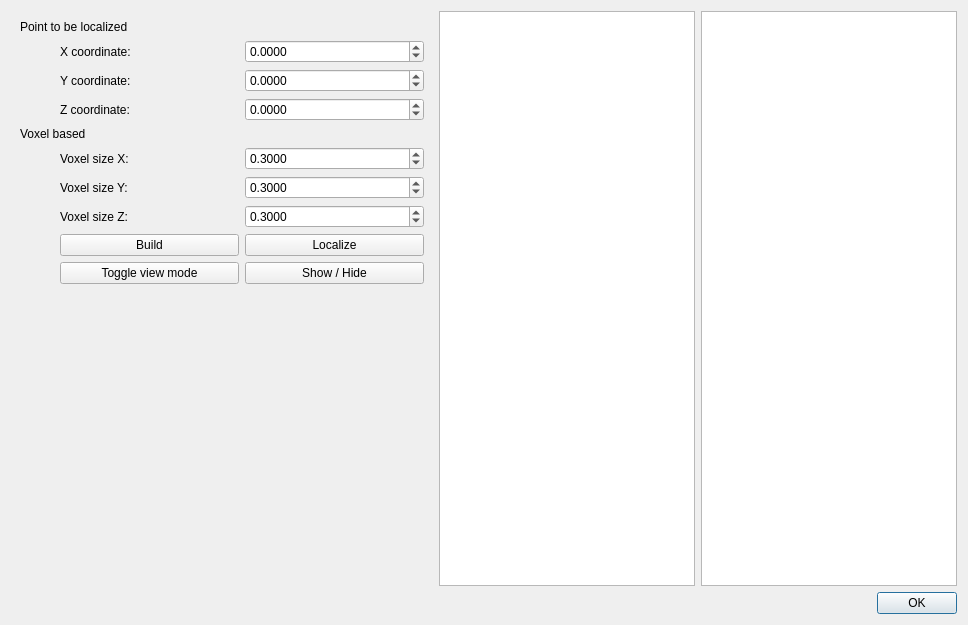
<?xml version="1.0" encoding="UTF-8"?>
<ui version="4.0">
 <class>LocalizeDialog</class>
 <widget class="QDialog" name="LocalizeDialog">
  <property name="geometry">
   <rect>
    <x>0</x>
    <y>0</y>
    <width>968</width>
    <height>625</height>
   </rect>
  </property>
  <property name="windowTitle">
   <string>Localize</string>
  </property>
  <layout class="QVBoxLayout" name="verticalLayout">
   <item>
    <layout class="QHBoxLayout" name="horizontalLayout">
     <item>
      <widget class="QWidget" name="widget" native="true">
       <property name="sizePolicy">
        <sizepolicy hsizetype="Expanding" vsizetype="Preferred">
         <horstretch>0</horstretch>
         <verstretch>0</verstretch>
        </sizepolicy>
       </property>
       <layout class="QVBoxLayout" name="verticalLayout_3">
        <item>
         <widget class="QLabel" name="label_2">
          <property name="text">
           <string>Point to be localized</string>
          </property>
         </widget>
        </item>
        <item>
         <layout class="QGridLayout" name="gridLayout">
          <item row="0" column="2">
           <widget class="QDoubleSpinBox" name="mp_spin_x">
            <property name="decimals">
             <number>4</number>
            </property>
            <property name="minimum">
             <double>-200000.000000000000000</double>
            </property>
            <property name="maximum">
             <double>200000.000000000000000</double>
            </property>
           </widget>
          </item>
          <item row="2" column="1">
           <widget class="QLabel" name="label_4">
            <property name="text">
             <string>Z coordinate:</string>
            </property>
           </widget>
          </item>
          <item row="1" column="2">
           <widget class="QDoubleSpinBox" name="mp_spin_y">
            <property name="decimals">
             <number>4</number>
            </property>
            <property name="minimum">
             <double>-200000.000000000000000</double>
            </property>
            <property name="maximum">
             <double>200000.000000000000000</double>
            </property>
           </widget>
          </item>
          <item row="0" column="1">
           <widget class="QLabel" name="label_3">
            <property name="text">
             <string>X coordinate:</string>
            </property>
           </widget>
          </item>
          <item row="1" column="1">
           <widget class="QLabel" name="mp_label_y_coordinate">
            <property name="text">
             <string>Y coordinate:</string>
            </property>
           </widget>
          </item>
          <item row="0" column="0">
           <spacer name="horizontalSpacer">
            <property name="orientation">
             <enum>Qt::Horizontal</enum>
            </property>
            <property name="sizeType">
             <enum>QSizePolicy::Fixed</enum>
            </property>
            <property name="sizeHint" stdset="0">
             <size>
              <width>40</width>
              <height>20</height>
             </size>
            </property>
           </spacer>
          </item>
          <item row="2" column="2">
           <widget class="QDoubleSpinBox" name="mp_spin_z">
            <property name="decimals">
             <number>4</number>
            </property>
            <property name="minimum">
             <double>-200000.000000000000000</double>
            </property>
            <property name="maximum">
             <double>200000.000000000000000</double>
            </property>
           </widget>
          </item>
         </layout>
        </item>
        <item>
         <widget class="QLabel" name="label">
          <property name="text">
           <string>Voxel based</string>
          </property>
         </widget>
        </item>
        <item>
         <layout class="QGridLayout" name="gridLayout_2">
          <item row="0" column="0">
           <spacer name="horizontalSpacer_7">
            <property name="orientation">
             <enum>Qt::Horizontal</enum>
            </property>
            <property name="sizeType">
             <enum>QSizePolicy::Fixed</enum>
            </property>
            <property name="sizeHint" stdset="0">
             <size>
              <width>40</width>
              <height>20</height>
             </size>
            </property>
           </spacer>
          </item>
          <item row="0" column="2">
           <widget class="QDoubleSpinBox" name="mp_spin_voxel_x">
            <property name="decimals">
             <number>4</number>
            </property>
            <property name="minimum">
             <double>-200000.000000000000000</double>
            </property>
            <property name="maximum">
             <double>200000.000000000000000</double>
            </property>
            <property name="value">
             <double>0.300000000000000</double>
            </property>
           </widget>
          </item>
          <item row="0" column="1">
           <widget class="QLabel" name="label_5">
            <property name="text">
             <string>Voxel size X:</string>
            </property>
           </widget>
          </item>
          <item row="1" column="2">
           <widget class="QDoubleSpinBox" name="mp_spin_voxel_y">
            <property name="decimals">
             <number>4</number>
            </property>
            <property name="minimum">
             <double>-200000.000000000000000</double>
            </property>
            <property name="maximum">
             <double>200000.000000000000000</double>
            </property>
            <property name="value">
             <double>0.300000000000000</double>
            </property>
           </widget>
          </item>
          <item row="2" column="2">
           <widget class="QDoubleSpinBox" name="mp_spin_voxel_z">
            <property name="decimals">
             <number>4</number>
            </property>
            <property name="minimum">
             <double>-200000.000000000000000</double>
            </property>
            <property name="maximum">
             <double>200000.000000000000000</double>
            </property>
            <property name="value">
             <double>0.300000000000000</double>
            </property>
           </widget>
          </item>
          <item row="2" column="1">
           <widget class="QLabel" name="label_7">
            <property name="text">
             <string>Voxel size Z:</string>
            </property>
           </widget>
          </item>
          <item row="3" column="1">
           <widget class="QPushButton" name="mp_btn_voxel_build">
            <property name="text">
             <string>Build</string>
            </property>
           </widget>
          </item>
          <item row="3" column="2">
           <widget class="QPushButton" name="mp_btn_voxel_localize">
            <property name="text">
             <string>Localize</string>
            </property>
           </widget>
          </item>
          <item row="1" column="1">
           <widget class="QLabel" name="label_6">
            <property name="text">
             <string>Voxel size Y:</string>
            </property>
           </widget>
          </item>
          <item row="4" column="1">
           <widget class="QPushButton" name="mp_btn_toggle_voxelization">
            <property name="text">
             <string>Toggle view mode</string>
            </property>
           </widget>
          </item>
          <item row="4" column="2">
           <widget class="QPushButton" name="mp_btn_show_hide_voxelization">
            <property name="text">
             <string>Show / Hide</string>
            </property>
           </widget>
          </item>
         </layout>
        </item>
        <item>
         <spacer name="verticalSpacer">
          <property name="orientation">
           <enum>Qt::Vertical</enum>
          </property>
          <property name="sizeHint" stdset="0">
           <size>
            <width>20</width>
            <height>40</height>
           </size>
          </property>
         </spacer>
        </item>
       </layout>
      </widget>
     </item>
     <item>
      <widget class="QListView" name="mp_list_meshes">
       <property name="sizePolicy">
        <sizepolicy hsizetype="Fixed" vsizetype="Expanding">
         <horstretch>0</horstretch>
         <verstretch>0</verstretch>
        </sizepolicy>
       </property>
      </widget>
     </item>
     <item>
      <widget class="QPlainTextEdit" name="mp_text_log">
       <property name="sizePolicy">
        <sizepolicy hsizetype="Fixed" vsizetype="Expanding">
         <horstretch>0</horstretch>
         <verstretch>0</verstretch>
        </sizepolicy>
       </property>
      </widget>
     </item>
    </layout>
   </item>
   <item>
    <widget class="QDialogButtonBox" name="mp_button_box">
     <property name="orientation">
      <enum>Qt::Horizontal</enum>
     </property>
     <property name="standardButtons">
      <set>QDialogButtonBox::Ok</set>
     </property>
    </widget>
   </item>
  </layout>
 </widget>
 <tabstops>
  <tabstop>mp_spin_x</tabstop>
  <tabstop>mp_spin_y</tabstop>
  <tabstop>mp_spin_z</tabstop>
  <tabstop>mp_spin_voxel_x</tabstop>
  <tabstop>mp_spin_voxel_y</tabstop>
  <tabstop>mp_spin_voxel_z</tabstop>
  <tabstop>mp_btn_voxel_build</tabstop>
  <tabstop>mp_btn_voxel_localize</tabstop>
  <tabstop>mp_btn_toggle_voxelization</tabstop>
  <tabstop>mp_btn_show_hide_voxelization</tabstop>
  <tabstop>mp_list_meshes</tabstop>
  <tabstop>mp_text_log</tabstop>
 </tabstops>
 <resources/>
 <connections>
  <connection>
   <sender>mp_button_box</sender>
   <signal>accepted()</signal>
   <receiver>LocalizeDialog</receiver>
   <slot>accept()</slot>
   <hints>
    <hint type="sourcelabel">
     <x>248</x>
     <y>254</y>
    </hint>
    <hint type="destinationlabel">
     <x>157</x>
     <y>274</y>
    </hint>
   </hints>
  </connection>
  <connection>
   <sender>mp_button_box</sender>
   <signal>rejected()</signal>
   <receiver>LocalizeDialog</receiver>
   <slot>reject()</slot>
   <hints>
    <hint type="sourcelabel">
     <x>316</x>
     <y>260</y>
    </hint>
    <hint type="destinationlabel">
     <x>286</x>
     <y>274</y>
    </hint>
   </hints>
  </connection>
 </connections>
</ui>
